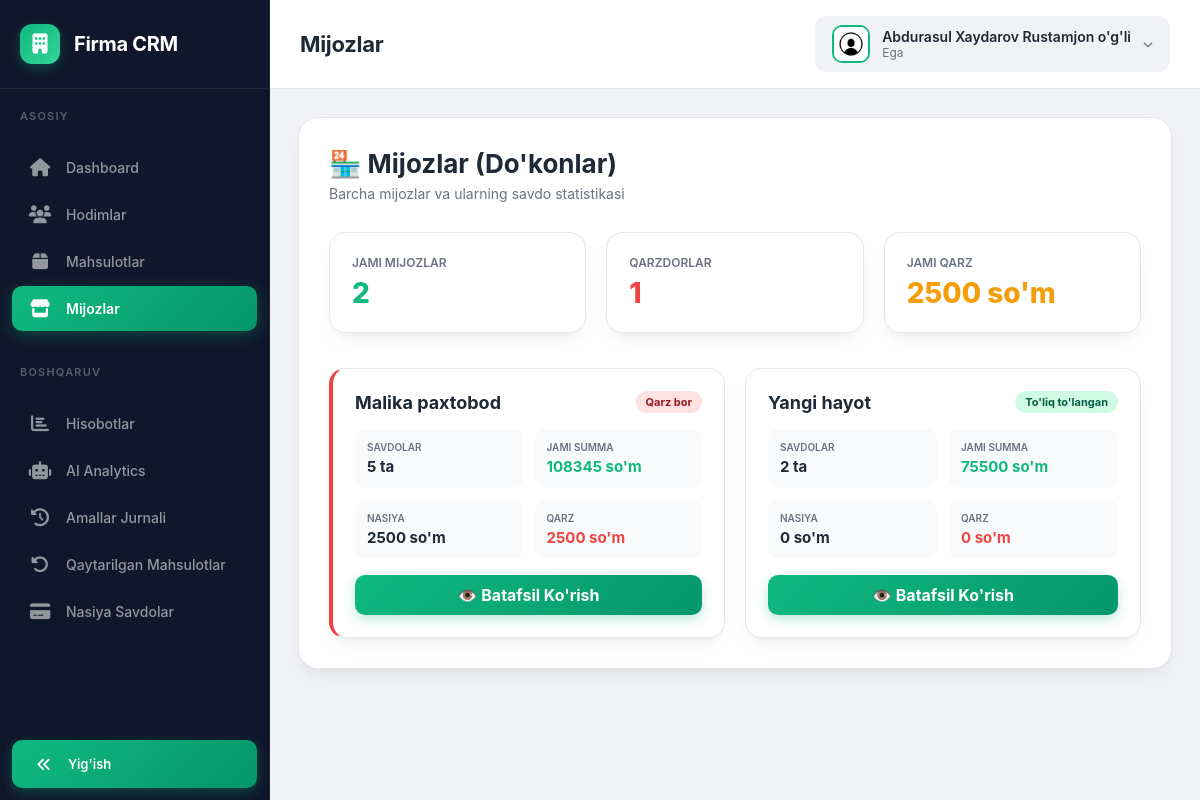
/mijozlar/ (signed in), run on the app's committed database.
### main/models.py (models this page shows, shortened)
class User(AbstractUser):
    id = models.BigAutoField(primary_key=True)
    USER_TYPES = (
        ('pazanda', 'Pazanda'),
        ('yetkazib_beruvchi', 'Yetkazib Beruvchi'),
        ('ega', 'Ega'),
    )
    login=models.CharField(max_length=255, blank=True, null=True)
    password = models.CharField(max_length=255, blank=True, null=True)
    tuliq_ismi = models.CharField(max_length=255, blank=True, null=True)
    type = models.CharField(max_length=20, choices=USER_TYPES)
    token = models.CharField(max_length=255, blank=True, null=True)
    tg_id = models.CharField(max_length=100, blank=True, null=True)
    tel_raqami = models.CharField(max_length=100, blank=True, null=True)
    is_active = models.BooleanField(default=True)
    @property
    def rasmi(self):
        if self.type == 'yetkazib_beruvchi':
            try:
                return YetkazibBeruvchi.objects.get(user=self).rasmi.url
            except YetkazibBeruvchi.DoesNotExist:
                return None
        elif self.type == 'pazanda':
            try:
                return Pazanda.objects.get(user=self).rasmi.url
            except Pazanda.DoesNotExist:
                return None
        return None

class HaridorDukon(models.Model):
    nomi = models.CharField(max_length=255)
    egasi = models.CharField(max_length=255)
    joylashuvi = models.TextField()
    latitude = models.FloatField(null=True, blank=True)  # Kenglik
    longitude = models.FloatField(null=True, blank=True)  # Uzunlik
    dukon_rasmi = models.ImageField(upload_to='dukons/')
    egasining_rasmi = models.ImageField(upload_to='egalar/')

### main/mijoz_views.py (the view)
# urls.py: path('mijozlar/', mijozlar_list, name='mijozlar_list'),
@login_required(login_url='login')
def mijozlar_list(request):
    if request.user.type != 'ega':
        return redirect('main')
    mijozlar = HaridorDukon.objects.all().order_by('nomi')
    mijoz_stats = []
    for mijoz in mijozlar:
        savdolar = Savdo.objects.filter(haridor_dukon=mijoz)
        total_sales = savdolar.count()
        total_amount = sum([s.summa or 0 for s in savdolar])
        nasiya_savdolar = savdolar.filter(st='nasiya')
        total_credit = sum([s.summa or 0 for s in nasiya_savdolar])
        debt = 0
        for savdo in nasiya_savdolar:
            payments = NasiyaTolov.objects.filter(savdo=savdo)
            total_paid = sum([p.tolov_summasi for p in payments])
            remaining = (savdo.summa or 0) - total_paid
            if remaining > 0:
                debt += remaining
        mijoz_stats.append({
            'mijoz': mijoz,
            'total_sales': total_sales,
            'total_amount': total_amount,
            'total_credit': total_credit,
            'debt': debt,
            'has_debt': debt > 0
        })
    mijoz_stats = sorted(mijoz_stats, key=lambda x: x['debt'], reverse=True)
    total_customers = mijozlar.count()
    total_debt_sum = sum([m['debt'] for m in mijoz_stats])
    customers_with_debt = len([m for m in mijoz_stats if m['has_debt']])
    context = {
        'mijoz_stats': mijoz_stats,
        'total_customers': total_customers,
        'total_debt_sum': total_debt_sum,
        'customers_with_debt': customers_with_debt,
    }
    return render(request, 'mijozlar_list.html', context)

### main/templates/mijozlar_list.html (shortened to what this page needs)
{% extends 'egabase.html' %}
{% load static %}
{% block page_title %}Mijozlar{% endblock %}
{% block content %}
<div class="page-card">
    <div class="page-header-block">
        <div class="page-header-title">🏪 Mijozlar (Do'konlar)</div>
        <div class="page-header-sub">Barcha mijozlar va ularning savdo statistikasi</div>
    </div>
    <div class="stats-grid">
        <div class="stat-card">
            <div class="stat-label">Jami Mijozlar</div>
            <div class="stat-value primary">{{ total_customers }}</div>
        </div>
        <div class="stat-card">
            <div class="stat-label">Qarzdorlar</div>
            <div class="stat-value danger">{{ customers_with_debt }}</div>
        </div>
        <div class="stat-card">
            <div class="stat-label">Jami Qarz</div>
            <div class="stat-value warning">{{ total_debt_sum|floatformat:0 }} so'm</div>
        </div>
    </div>
    <div class="customers-grid">
        {% for item in mijoz_stats %}
        <div class="customer-card {% if item.has_debt %}has-debt{% endif %}">
            <div class="customer-name">
                {{ item.mijoz.nomi }}
                {% if item.has_debt %}
                    <span class="badge danger">Qarz bor</span>
                {% else %}
                    <span class="badge success">To'liq to'langan</span>
                {% endif %}
            </div>
            <div class="customer-stats">
                <div class="stat-item">
                    <div class="stat-item-label">Savdolar</div>
                    <div class="stat-item-value">{{ item.total_sales }} ta</div>
                </div>
                <div class="stat-item">
                    <div class="stat-item-label">Jami Summa</div>
                    <div class="stat-item-value success">
                        {{ item.total_amount|floatformat:0 }} so'm
                    </div>
                </div>
                <div class="stat-item">
                    <div class="stat-item-label">Nasiya</div>
                    <div class="stat-item-value">
                        {{ item.total_credit|floatformat:0 }} so'm
                    </div>
                </div>
                <div class="stat-item">
                    <div class="stat-item-label">Qarz</div>
                    <div class="stat-item-value debt">
                        {{ item.debt|floatformat:0 }} so'm
                    </div>
                </div>
            </div>
            <a href="{% url 'mijoz_detail' item.mijoz.id %}" class="btn-detail">
                👁️ Batafsil Ko'rish
            </a>
        </div>
        {% endfor %}
    </div>
</div>
{% endblock %}

### main/templates/egabase.html (shortened to what this page needs)
<!DOCTYPE html>
{% load static %}
<html lang="uz">
<head>
    <link rel="stylesheet" href="https://cdnjs.cloudflare.com/ajax/libs/font-awesome/6.4.0/css/all.min.css">
</head>
<body>
    <aside class="sidebar" id="sidebar">
        <div class="sidebar-inner">
            <div class="sidebar-header">
                <div class="sidebar-logo"><i class="fa-solid fa-building"></i></div>
                <span class="sidebar-brand">Firma CRM</span>
            </div>
            <div class="sidebar-menu-wrapper">
                <div class="sidebar-section-label">Asosiy</div>
                <ul class="sidebar-menu">
                    <li class="menu-item">
                        <a href="{% url 'main' %}" class="menu-link {% if request.path == '/' %}active{% endif %}"
                            data-title="Dashboard">
                            <span class="menu-icon"><i class="fa-solid fa-house"></i></span>
                            <span class="menu-text">Dashboard</span>
                        </a>
                    </li>
                    <li class="menu-item">
                        <a href="{% url 'hodimlar_list' %}"
                            class="menu-link {% if '/hodimlar/' in request.path or '/edituser/' in request.path or '/createuser/' in request.path %}active{% endif %}"
                            data-title="Hodimlar">
                            <span class="menu-icon"><i class="fa-solid fa-users"></i></span>
                            <span class="menu-text">Hodimlar</span>
                        </a>
                    </li>
                    <li class="menu-item">
                        <a href="{% url 'mahsulotlar_list' %}"
                            class="menu-link {% if '/mahsulotlar/' in request.path or '/product/' in request.path %}active{% endif %}"
                            data-title="Mahsulotlar">
                            <span class="menu-icon"><i class="fa-solid fa-box"></i></span>
                            <span class="menu-text">Mahsulotlar</span>
                        </a>
                    </li>
                    <li class="menu-item">
                        <a href="{% url 'mijozlar_list' %}"
                            class="menu-link {% if '/mijozlar/' in request.path or '/mijoz/' in request.path %}active{% endif %}"
                            data-title="Mijozlar">
                            <span class="menu-icon"><i class="fa-solid fa-store"></i></span>
                            <span class="menu-text">Mijozlar</span>
                        </a>
                    </li>
                </ul>
                <div class="sidebar-section-label">Boshqaruv</div>
                <ul class="sidebar-menu">
                    <li class="menu-item">
                        <a href="{% url 'hisobotlar' %}"
                            class="menu-link {% if '/hisobotlar/' in request.path %}active{% endif %}"
                            data-title="Hisobotlar">
                            <span class="menu-icon"><i class="fa-solid fa-chart-bar"></i></span>
                            <span class="menu-text">Hisobotlar</span>
                        </a>
                    </li>
                    <li class="menu-item">
                        <a href="{% url 'analytics_dashboard' %}"
                            class="menu-link {% if '/analytics/' in request.path %}active{% endif %}"
                            data-title="AI Analytics">
                            <span class="menu-icon"><i class="fa-solid fa-robot"></i></span>
                            <span class="menu-text">AI Analytics</span>
                        </a>
                    </li>
                    <li class="menu-item">
                        <a href="{% url 'amallog' %}"
                            class="menu-link {% if '/amallar/' in request.path %}active{% endif %}"
                            data-title="Amallar Jurnali">
                            <span class="menu-icon"><i class="fa-solid fa-clock-rotate-left"></i></span>
                            <span class="menu-text">Amallar Jurnali</span>
                        </a>
                    </li>
                    <li class="menu-item">
                        <a href="{% url 'qaytarishlar' %}"
                            class="menu-link {% if '/qaytarishlar/' in request.path %}active{% endif %}"
                            data-title="Qaytarilgan Mahsulotlar">
                            <span class="menu-icon"><i class="fa-solid fa-rotate-left"></i></span>
                            <span class="menu-text">Qaytarilgan Mahsulotlar</span>
                        </a>
                    </li>
                    <li class="menu-item">
                        <a href="{% url 'nasiya_savdolar' %}"
                            class="menu-link {% if '/nasiya-savdolar/' in request.path %}active{% endif %}"
                            data-title="Nasiya Savdolar">
                            <span class="menu-icon"><i class="fa-solid fa-credit-card"></i></span>
                            <span class="menu-text">Nasiya Savdolar</span>
                        </a>
                    </li>
                </ul>
            </div>
            <div class="sidebar-toggle" onclick="toggleSidebar()">
                <i class="fa-solid fa-angles-left"></i>
                <span class="toggle-text">Yig'ish</span>
            </div>
        </div>
    </aside>
    <div class="main-wrapper">
        <header class="top-header">
            <div class="header-left">
                <div>
                    <h1 class="header-title" id="pageTitle">{% block page_title %}Dashboard{% endblock %}</h1>
                </div>
            </div>
            <div class="header-actions">
                <div class="user-profile" id="userProfile" onclick="toggleUserDropdown()">
                    <img src="{% if request.user.rasmi %}{{ request.user.rasmi.url }}{% else %}{% static 'images/default_avatar.jpg' %}{% endif %}"
                        alt="Avatar" class="user-avatar">
                    <div class="user-info">
                        <span class="user-name">{{ request.user.tuliq_ismi }}</span>
                        <span class="user-role">Ega</span>
                    </div>
                    <span class="dropdown-toggle"><i class="fa-solid fa-chevron-down"></i></span>
                </div>
            </div>
        </header>
        <main class="main-content">
            {% block content %}
            {% endblock %}
        </main>
    </div>
</body>
</html>

### data on the page
User: user.tuliq_ismi "Abdurasul Xaydarov Rustamjon o'g'li"
HaridorDukon: mijoz.nomi "Malika paxtobod", shows "Qarz bor", total_sales "5", total_amount "108345", total_credit "2500", debt "2500"
HaridorDukon: mijoz.nomi "Yangi hayot", shows "To'liq to'langan", total_sales "2", total_amount "75500", total_credit "0", debt "0"

### other printed values
{{ total_customers }} "2"
{{ customers_with_debt }} "1"
{{ total_debt_sum|floatformat:0 }} "2500"
